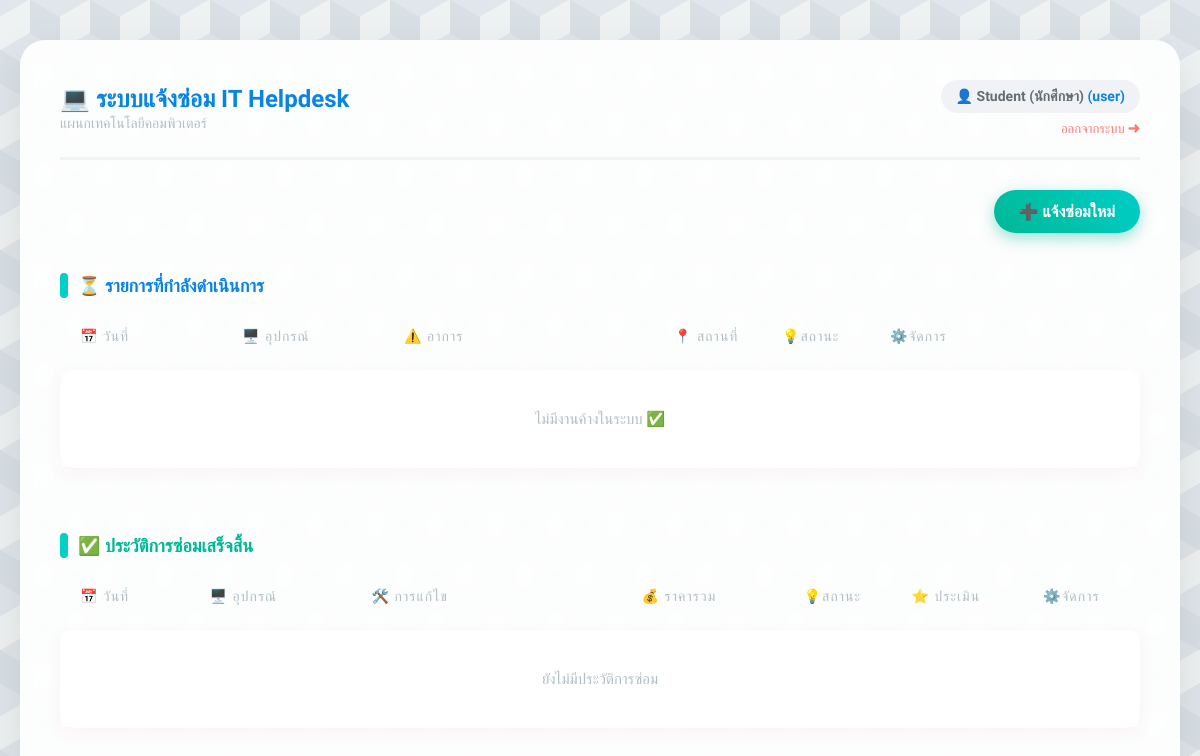
Before: /dashboard (signed in) with the older database file.
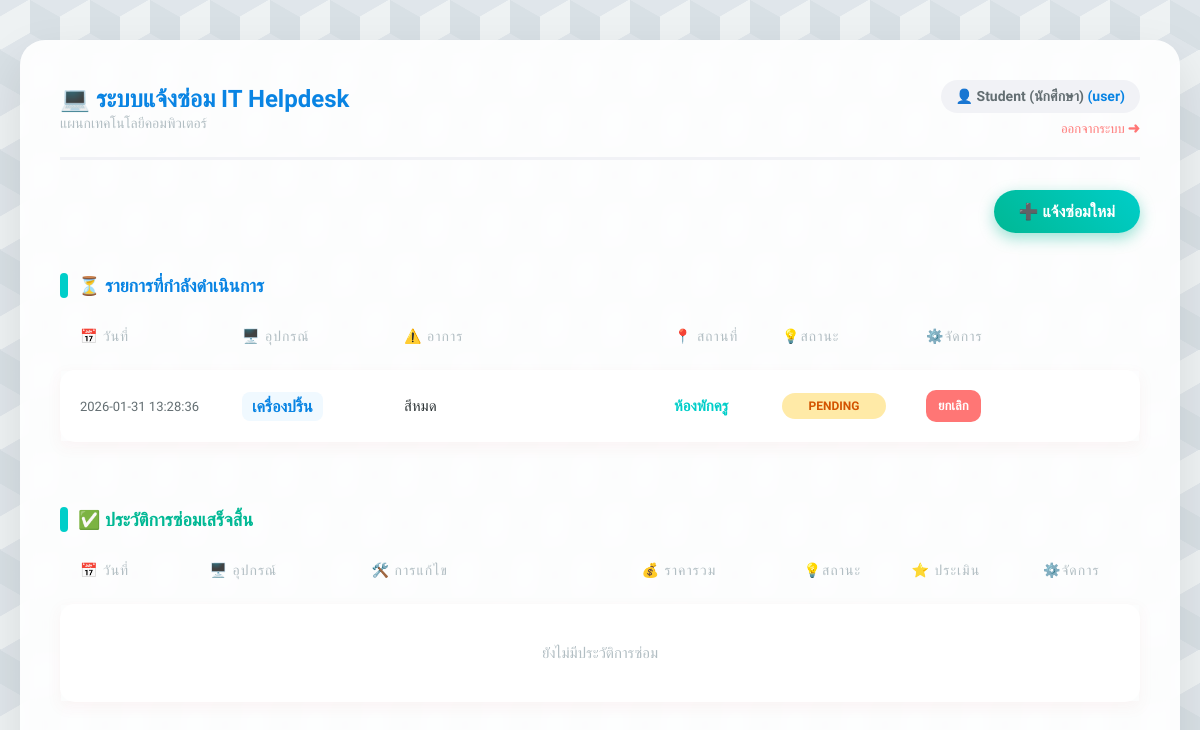
After: the same page with the newer database file.
### tables this page shows
CREATE TABLE repairs (
    repair_id INTEGER PRIMARY KEY AUTOINCREMENT,
    user_id INTEGER NOT NULL,
    device_name TEXT NOT NULL,
    problem_detail TEXT NOT NULL,
    location TEXT NOT NULL,
    status TEXT DEFAULT 'Pending',
    report_date TIMESTAMP DEFAULT CURRENT_TIMESTAMP,
    technician_note TEXT,
    spare_parts TEXT, 
    cost INTEGER DEFAULT 0,
    FOREIGN KEY (user_id) REFERENCES users (user_id)
);

### app.py (the view)
@app.route('/dashboard')
def dashboard():
    if 'user_id' not in session:
        return redirect(url_for('login'))
    conn = get_db_connection()
    if session['role'] == 'admin':
        all_repairs = conn.execute('''
            SELECT r.*, u.fullname, e.rating, e.comment
            FROM repairs r
            JOIN users u ON r.user_id = u.user_id
            LEFT JOIN evaluations e ON r.repair_id = e.repair_id
            ORDER BY r.report_date DESC
        ''').fetchall()
    else:
        all_repairs = conn.execute('''
            SELECT r.*, e.rating, e.comment
            FROM repairs r
            LEFT JOIN evaluations e ON r.repair_id = e.repair_id
            WHERE r.user_id = ?
            ORDER BY r.report_date DESC
        ''', (session['user_id'],)).fetchall()
    conn.close()
    active_repairs = []
    completed_repairs = []
    for repair in all_repairs:
        if repair['status'] == 'Completed':
            completed_repairs.append(repair)
        else:
            active_repairs.append(repair)
    return render_template('homepage.html',
                           name=session['fullname'],
                           role=session['role'],
                           active_repairs=active_repairs,
                           completed_repairs=completed_repairs)

### app.py (called while the page is built)
def get_db_connection():
    conn = sqlite3.connect('maintenance.db')
    conn.row_factory = sqlite3.Row
    return conn

### templates/homepage.html (shortened to what this page needs)
<!DOCTYPE html>
<html lang="th">
<head>
    <link rel="stylesheet" href="{{ url_for('static', filename='style.css') }}">
</head>
<body>
<div class="container">
    <header>
        <div>
            <h1>💻 ระบบแจ้งซ่อม IT Helpdesk</h1>
            <span style="color: #b2bec3; font-size: 14px;">แผนกเทคโนโลยีคอมพิวเตอร์</span>
        </div>
        <div style="text-align: right;">
            <div class="user-badge">
                👤 {{ name }} <span style="color: #0984e3;">({{ role }})</span>
            </div>
            <a href="{{ url_for('logout') }}" style="color: #ff7675; text-decoration: none; font-size: 13px; margin-top: 8px; display: inline-block;">ออกจากระบบ ➜</a>
        </div>
    </header>
    {% if role == 'user' %}
        <div style="text-align: right; margin-bottom: 20px;">
            <a href="{{ url_for('report') }}" class="btn btn-add">➕ แจ้งซ่อมใหม่</a>
        </div>
    {% endif %}
    <h2>⏳ รายการที่กำลังดำเนินการ</h2>
    <table>
        <thead>
            <tr>
                <th width="15%">📅 วันที่</th>
                <th width="15%">🖥️ อุปกรณ์</th>
                <th width="25%">⚠️ อาการ</th>
                <th width="10%">📍 สถานที่</th>
                <th width="10%">💡สถานะ</th>
                <th>⚙️จัดการ</th>
            </tr>
        </thead>
        <tbody>
            {% for repair in active_repairs %}
            <tr>
                <td class="col-date">{{ repair['report_date'] }}</td>
                <td><span class="col-device">{{ repair['device_name'] }}</span></td>
                <td class="col-problem">{{ repair['problem_detail'] }}</td>
                <td class="col-location">{{ repair['location'] }}</td>
                <td><span class="badge status-{{ repair['status'].split(' ')[0] }}">{{ repair['status'] }}</span></td>
                <td>
                    <div class="action-group">
                        {% if role == 'admin' %}
                            <a href="{{ url_for('update_repair', repair_id=repair['repair_id']) }}" class="btn btn-update">✏️แก้ไข</a>
                            <a href="{{ url_for('delete_repair', repair_id=repair['repair_id']) }}" class="btn btn-delete" onclick="return confirm('ยืนยันลบ?');">🗑️</a>
                        {% else %}
                            <a href="{{ url_for('delete_repair', repair_id=repair['repair_id']) }}" class="btn btn-delete" onclick="return confirm('ยกเลิก?');">ยกเลิก</a>
                        {% endif %}
                    </div>
                </td>
            </tr>
            {% else %}
            <tr><td colspan="7" style="text-align: center; color: #b2bec3; padding: 40px;">ไม่มีงานค้างในระบบ ✅</td></tr>
            {% endfor %}
        </tbody>
    </table>
    <h2 style="color: #00b894; margin-top: 50px;">✅ ประวัติการซ่อมเสร็จสิ้น</h2>
    <table>
        <thead>
            <tr>
                <th width="12%">📅 วันที่</th>
                <th width="15%">🖥️ อุปกรณ์</th>
                <th width="25%">🛠️ การแก้ไข</th>
                <th width="15%">💰 ราคารวม</th>
                <th width="10%">💡สถานะ</th>
                <th>⭐ ประเมิน</th>
                <th>⚙️จัดการ</th>
            </tr>
        </thead>
        <tbody>
            {% for repair in completed_repairs %}
            <tr>
                <td class="col-date">{{ repair['report_date'] }}</td>
                <td><span class="col-device">{{ repair['device_name'] }}</span></td>
                <td>
                    <div style="font-weight: 500; color: #00b894;">✔ {{ repair['technician_note'] or '-' }}</div>
                    <small style="color: #b2bec3;">(อาการเดิม: {{ repair['problem_detail'] }})</small>
                </td>
                <td>
                    {% if repair['cost'] and repair['cost'] > 0 %}
                        <div class="cost-display">฿{{ "{:,.0f}".format(repair['cost']) }}</div>
                        {% if repair['spare_parts'] %}
                            <div style="font-size: 11px; color: #b2bec3; margin-top: 4px;">{{ repair['spare_parts'] }}</div>
                        {% endif %}
                    {% else %}
                        <span style="color: #b2bec3;">ฟรี</span>
                    {% endif %}
                </td>
                <td><span class="badge status-Completed">Completed</span></td>
                <td>
                    {% if repair['rating'] %}
                        <div style="color: #fdcb6e; letter-spacing: 2px;">{{ '★' * repair['rating'] }}</div>
                    {% else %}
                        {% if role == 'user' %}
                            <a href="{{ url_for('evaluate', repair_id=repair['repair_id']) }}" class="btn btn-rate">⭐ ให้ดาว</a>
                        {% else %}
                            <span style="color: #b2bec3; font-size: 12px;">⌛รอประเมิน</span>
                        {% endif %}
                    {% endif %}
                </td>
                <td>
                    {% if role == 'admin' %}
                        <a href="{{ url_for('delete_repair', repair_id=repair['repair_id']) }}" class="btn btn-delete" onclick="return confirm('ลบประวัติ?');">🗑️</a>
                    {% endif %}
                </td>
            </tr>
            {% else %}
            <tr><td colspan="7" style="text-align: center; color: #b2bec3; padding: 40px;">ยังไม่มีประวัติการซ่อม</td></tr>
            {% endfor %}
        </tbody>
    </table>
</div>
</body>
</html>

### static/style.css (style rules this page uses)
:root { --primary-blue: #0984e3; --light-blue: #74b9ff; --teal: #00cec9; --bg-color: #dfe6e9; --text-color: #2d3436; --border-radius: 15px; }
body { font-family: 'Prompt', sans-serif; color: var(--text-color); margin: 0; padding: 40px 20px; min-height: 100vh; background-color: #eef2f3; background-image: linear-gradient(30deg, #e0e6eb 12%, transparent 12.5%, transparent 87%, #e0e6eb 87.5%, #e0e6eb), linear-gradient(150deg, #e0e6eb 12%, transparent 12.5%, transparent 87%, #e0e6eb 87.5%, #e0e6eb), linear-gradient(30deg, #e0e6eb 12%, transparent 12.5%, transparent 87%, #e0e6eb 87.5%, #e0e6eb), linear-gradient(150deg, #e0e6eb 12%, transparent 12.5%, transparent 87%, #e0e6eb 87.5%, #e0e6eb), linear-gradient(60deg, #d8e0e5 25%, transparent 25.5%, transparent 75%, #d8e0e5 75%, #d8e0e5), linear-gradient(60deg, #d8e0e5 25%, transparent 25.5%, transparent 75%, #d8e0e5 75%, #d8e0e5); background-size: 60px 100px; background-position: 0 0, 0 0, 30px 50px, 30px 50px, 0 0, 30px 50px; display: flex; justify-content: center; }
.container { width: 100%; max-width: 1200px; background: rgba(255, 255, 255, 0.9); padding: 40px; border-radius: 25px; box-shadow: 0 20px 50px rgba(0,0,0,0.1); backdrop-filter: blur(10px); }
header { display: flex; justify-content: space-between; align-items: center; padding-bottom: 20px; border-bottom: 3px solid #f1f2f6; margin-bottom: 30px; }
h1 { color: var(--primary-blue); margin: 0; display: flex; align-items: center; font-size: 24px; }
.user-badge { background: #f1f2f6; padding: 8px 15px; border-radius: 30px; font-size: 14px; color: #636e72; font-weight: 600; }
h2 { font-size: 18px; color: var(--primary-blue); margin-top: 40px; margin-bottom: 15px; display: flex; align-items: center; }
h2::before { content: ''; display: inline-block; width: 8px; height: 25px; background: var(--teal); margin-right: 10px; border-radius: 4px; }
table { width: 100%; border-collapse: separate; border-spacing: 0 15px; }
th { text-align: left; color: #b2bec3; font-weight: 500; padding: 0 20px 10px 20px; font-size: 14px; text-transform: uppercase; letter-spacing: 1px; }
tbody tr { background-color: white; box-shadow: 0 5px 15px rgba(189, 71, 71, 0.05); transition: transform 0.2s; }
td { padding: 20px; vertical-align: middle; border: none; font-size: 15px; }
td:first-child { border-top-left-radius: var(--border-radius); border-bottom-left-radius: var(--border-radius); }
td:last-child { border-top-right-radius: var(--border-radius); border-bottom-right-radius: var(--border-radius); }
.col-date { font-size: 13px; color: #636e72; white-space: nowrap; }
.col-device { font-weight: 700; color: var(--primary-blue); font-size: 16px; background: #f0f9ff; padding: 5px 10px; border-radius: 8px; display: inline-block; }
.col-problem { color: #2d3436; line-height: 1.4; }
.col-location { font-weight: 600; color: var(--teal); }
.badge { padding: 6px 12px; border-radius: 20px; font-size: 12px; font-weight: 700; text-transform: uppercase; display: inline-block; text-align: center; min-width: 80px; }
.status-Pending { background: #ffeaa7; color: #d35400; }
.action-group { display: flex; gap: 8px; }
.btn { text-decoration: none; padding: 8px 12px; border-radius: 10px; font-size: 13px; font-weight: 600; transition: 0.2s; display: inline-flex; align-items: center; border: none; cursor: pointer; }
.btn-add { background: linear-gradient(45deg, #00b894, #00cec9); color: white; padding: 12px 25px; font-size: 16px; border-radius: 50px; box-shadow: 0 5px 15px rgba(0, 184, 148, 0.4); }
.btn-delete { background: #ff7675; color: white; }

Changed rows visible on the page:
added repairs: report_date "2026-01-31 13:28:36", device_name "เครื่องปริ้น", problem_detail "สีหมด", location "ห้องพักครู", status "PENDING"
Other visible differences:
text no longer shown: "ไม่มีงานค้างในระบบ ✅"
